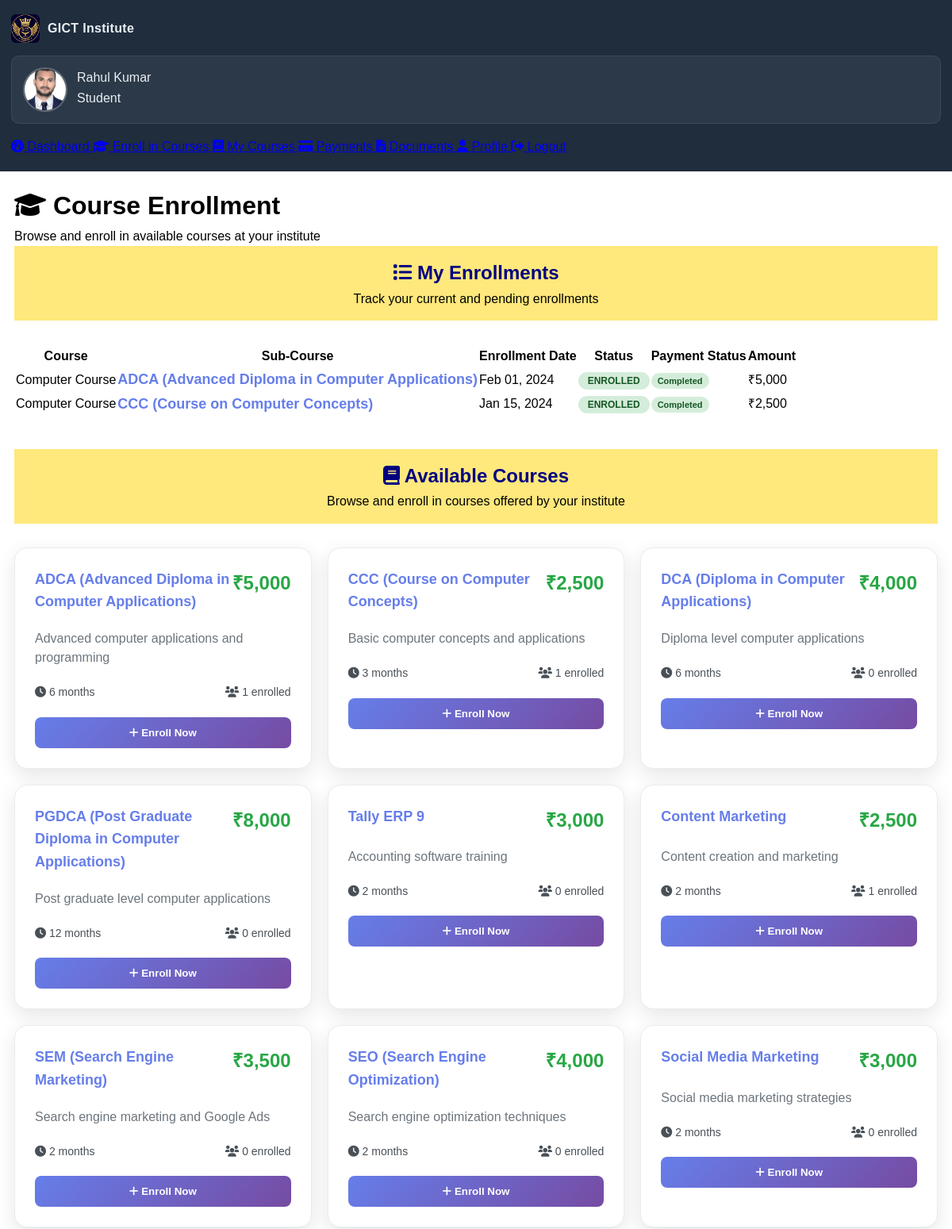
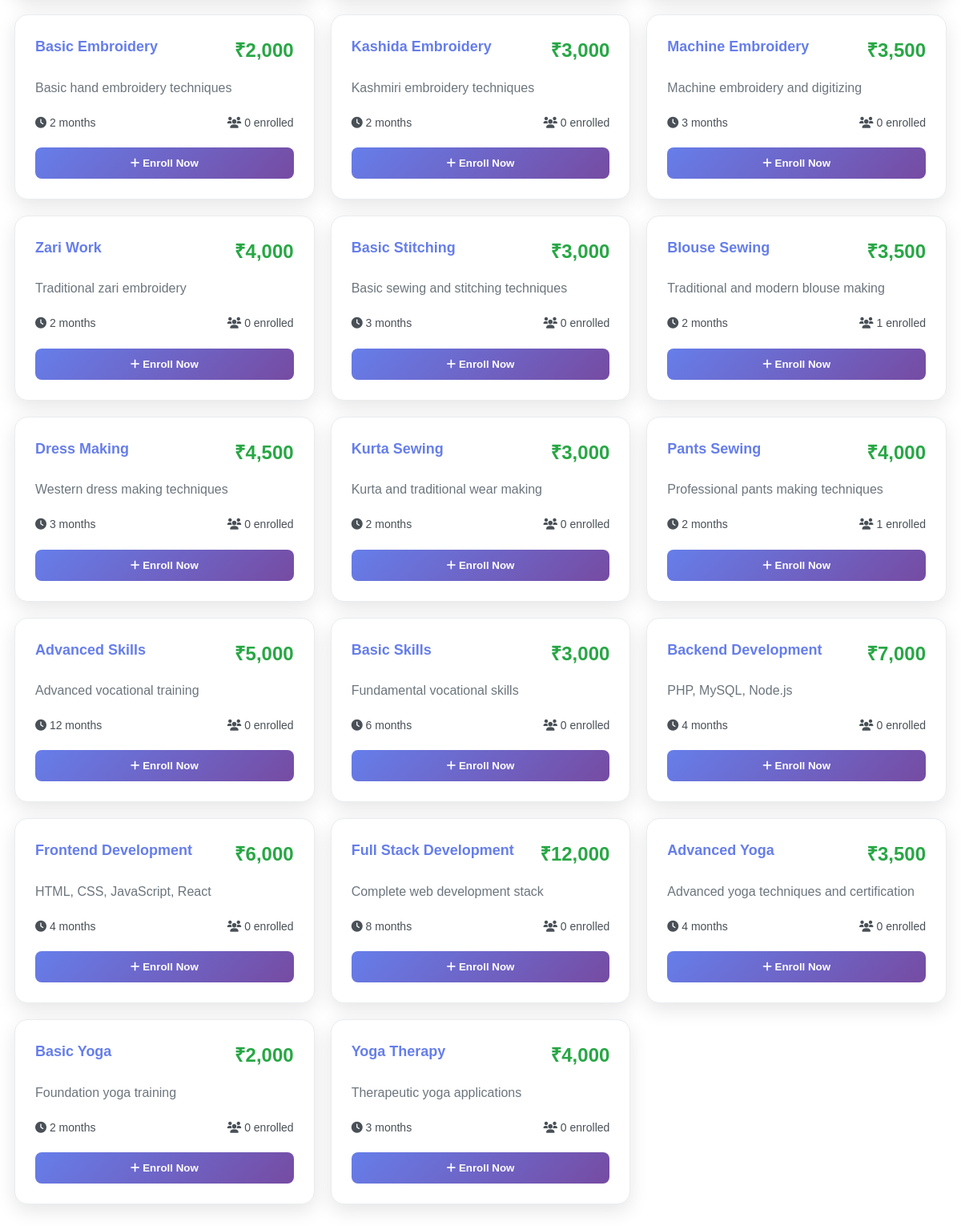
Page /student/enroll.php (signed in) on the committed database (2 pictures, top to bottom).
### tables this page shows
CREATE TABLE users (
    id INT AUTO_INCREMENT PRIMARY KEY,
    username VARCHAR(50) UNIQUE NOT NULL,
    password VARCHAR(255) NOT NULL,
    full_name VARCHAR(255) NOT NULL,
    email VARCHAR(255) NOT NULL,
    phone VARCHAR(20),
    address TEXT,
    profile_image VARCHAR(500),
    user_type_id INT NOT NULL,
    status ENUM('active', 'inactive') DEFAULT 'active',
    created_at TIMESTAMP DEFAULT CURRENT_TIMESTAMP,
    updated_at TIMESTAMP DEFAULT CURRENT_TIMESTAMP ON UPDATE CURRENT_TIMESTAMP,
    FOREIGN KEY (user_type_id) REFERENCES user_types(id) ON DELETE RESTRICT
);

CREATE TABLE student_enrollments (
    id INT AUTO_INCREMENT PRIMARY KEY,
    user_id INT NOT NULL,
    sub_course_id INT NOT NULL,
    enrollment_date DATE NOT NULL,
    completion_date DATE,
    status ENUM('pending', 'enrolled', 'completed', 'dropped', 'rejected') DEFAULT 'pending',
    created_at TIMESTAMP DEFAULT CURRENT_TIMESTAMP,
    updated_at TIMESTAMP DEFAULT CURRENT_TIMESTAMP ON UPDATE CURRENT_TIMESTAMP,
    FOREIGN KEY (user_id) REFERENCES users(id) ON DELETE CASCADE,
    FOREIGN KEY (sub_course_id) REFERENCES sub_courses(id) ON DELETE CASCADE
);

CREATE TABLE courses (
    id INT AUTO_INCREMENT PRIMARY KEY,
    category_id INT NOT NULL,
    name VARCHAR(255) NOT NULL,
    description TEXT,
    duration VARCHAR(100),
    status ENUM('active', 'inactive') DEFAULT 'active',
    created_at TIMESTAMP DEFAULT CURRENT_TIMESTAMP,
    updated_at TIMESTAMP DEFAULT CURRENT_TIMESTAMP ON UPDATE CURRENT_TIMESTAMP,
    FOREIGN KEY (category_id) REFERENCES course_categories(id) ON DELETE CASCADE
);

CREATE TABLE sub_courses (
    id INT AUTO_INCREMENT PRIMARY KEY,
    course_id INT NOT NULL,
    name VARCHAR(255) NOT NULL,
    description TEXT,
    fee DECIMAL(10,2) NOT NULL,
    duration VARCHAR(100),
    status ENUM('active', 'inactive') DEFAULT 'active',
    created_at TIMESTAMP DEFAULT CURRENT_TIMESTAMP,
    updated_at TIMESTAMP DEFAULT CURRENT_TIMESTAMP ON UPDATE CURRENT_TIMESTAMP,
    FOREIGN KEY (course_id) REFERENCES courses(id) ON DELETE CASCADE
);

CREATE TABLE payments (
    id INT AUTO_INCREMENT PRIMARY KEY,
    user_id INT NOT NULL,
    sub_course_id INT NOT NULL,
    amount DECIMAL(10,2) NOT NULL,
    payment_date DATE NOT NULL,
    payment_method VARCHAR(50),
    transaction_id VARCHAR(255),
    status ENUM('pending', 'completed', 'failed', 'refunded') DEFAULT 'pending',
    created_at TIMESTAMP DEFAULT CURRENT_TIMESTAMP,
    updated_at TIMESTAMP DEFAULT CURRENT_TIMESTAMP ON UPDATE CURRENT_TIMESTAMP,
    FOREIGN KEY (user_id) REFERENCES users(id) ON DELETE CASCADE,
    FOREIGN KEY (sub_course_id) REFERENCES sub_courses(id) ON DELETE CASCADE
);

### includes/session_manager.php (called while the page is built, shortened)
<?php
function isLoggedIn() {
    return isset($_SESSION['user_id']) && !empty($_SESSION['user_id']) && isset($_SESSION['user_type']);
}
?>

### auth.php (called while the page is built, shortened)
<?php
require_once 'includes/session_manager.php';
require_once 'config/database.php';
function getCurrentUser() {
    if (isLoggedIn()) {
        try {
            $sql = "SELECT u.id, u.username, u.full_name, u.email, u.phone, u.address, u.status, ut.name as user_type
                    FROM users u
                    JOIN user_types ut ON u.user_type_id = ut.id
                    WHERE u.id = ? AND u.status = 'active'";
            $user = getRow($sql, [$_SESSION['user_id']]);
            if ($user) {
                return [
                    'id' => $user['id'],
                    'username' => $user['username'],
                    'type' => $user['user_type'],
                    'full_name' => $user['full_name'],
                    'email' => $user['email'],
                    'phone' => $user['phone'],
                    'address' => $user['address'],
                    'status' => $user['status']
                ];
            }
        } catch (Exception $e) {
        }
        return null;
    }
    return null;
}
?>

### config/database.php (called while the page is built, shortened)
<?php
function getDBConnection() {
    try {
        $dsn = "mysql:host=" . DB_HOST . ";dbname=" . DB_NAME . ";charset=" . DB_CHARSET;
        $pdo = new PDO($dsn, DB_USER, DB_PASS);
        $pdo->setAttribute(PDO::ATTR_ERRMODE, PDO::ERRMODE_EXCEPTION);
        $pdo->setAttribute(PDO::ATTR_DEFAULT_FETCH_MODE, PDO::FETCH_ASSOC);
        return $pdo;
    } catch (PDOException $e) {
        error_log("Database connection failed: " . $e->getMessage());
        return false;
    }
}
function executeQuery($sql, $params = []) {
    $pdo = getDBConnection();
    try {
        $stmt = $pdo->prepare($sql);
        $stmt->execute($params);
        return $stmt;
    } catch (PDOException $e) {
        error_log("Query execution failed: " . $e->getMessage());
        return false;
    }
}
function getRow($sql, $params = []) {
    $stmt = executeQuery($sql, $params);
    if ($stmt) {
        return $stmt->fetch();
    }
    return false;
}
function getRows($sql, $params = []) {
    $stmt = executeQuery($sql, $params);
    if ($stmt) {
        return $stmt->fetchAll();
    }
    return [];
}
?>

### student/enroll.php (the view, shortened to what this page needs)
<?php
require_once '../auth.php';
$user = getCurrentUser();
$sub_courses = getRows("
    SELECT sc.*, c.name as course_name, cc.name as category_name,
           COUNT(DISTINCT se.user_id) as enrolled_students
    FROM sub_courses sc
    JOIN courses c ON sc.course_id = c.id
    JOIN course_categories cc ON c.category_id = cc.id
    LEFT JOIN student_enrollments se ON sc.id = se.sub_course_id AND se.status = 'enrolled'
    WHERE sc.status = 'active'
    GROUP BY sc.id, sc.name, sc.description, sc.fee, sc.duration, sc.status, c.name, cc.name
    ORDER BY c.name, sc.name
");
$my_enrollments = getRows("
    SELECT se.*, sc.name as sub_course_name, sc.fee, c.name as course_name, cc.name as category_name,
           p.status as payment_status, p.payment_method, p.amount
    FROM student_enrollments se
    JOIN sub_courses sc ON se.sub_course_id = sc.id
    JOIN courses c ON sc.course_id = c.id
    JOIN course_categories cc ON c.category_id = cc.id
    LEFT JOIN payments p ON se.user_id = p.user_id AND se.sub_course_id = p.sub_course_id
    WHERE se.user_id = ?
    ORDER BY se.enrollment_date DESC
", [$user['id']]);
?>
<!DOCTYPE html>
<html lang="en">
<head>
    <link rel="stylesheet" href="../assets/css/style.css">
    <link rel="stylesheet" href="../assets/css/admin-dashboard.css">
    <link rel="stylesheet" href="https://cdnjs.cloudflare.com/ajax/libs/font-awesome/6.0.0/css/all.min.css">
</head>
<body>
    <div class="admin-container">
        <aside class="admin-sidebar">
            <div class="admin-brand">
                <img src="../assets/images/logo.png" alt="GICT Logo">
                <span class="brand-title">GICT Institute</span>
            </div>
            <div class="profile-card-mini">
                <img src="<?php echo $user['profile_image'] ?? '../assets/images/default-avatar.png'; ?>" alt="Profile">
                <div>
                    <div class="user-name"><?php echo htmlspecialchars($user['full_name']); ?></div>
                    <div class="user-role">Student</div>
                </div>
            </div>
            <nav class="admin-nav">
                <a href="dashboard.php" class="nav-item">
                    <i class="fas fa-tachometer-alt"></i>
                    <span>Dashboard</span>
                </a>
                <a href="enroll.php" class="nav-item active">
                    <i class="fas fa-graduation-cap"></i>
                    <span>Enroll in Courses</span>
                </a>
                <a href="courses.php" class="nav-item">
                    <i class="fas fa-book"></i>
                    <span>My Courses</span>
                </a>
                <a href="payments.php" class="nav-item">
                    <i class="fas fa-credit-card"></i>
                    <span>Payments</span>
                </a>
                <a href="documents.php" class="nav-item">
                    <i class="fas fa-file-alt"></i>
                    <span>Documents</span>
                </a>
                <a href="profile.php" class="nav-item">
                    <i class="fas fa-user"></i>
                    <span>Profile</span>
                </a>
                <a href="../logout.php" class="nav-item">
                    <i class="fas fa-sign-out-alt"></i>
                    <span>Logout</span>
                </a>
            </nav>
        </aside>
        <main class="admin-content">
            <div class="page-header">
                <h1><i class="fas fa-graduation-cap"></i> Course Enrollment</h1>
                <p>Browse and enroll in available courses at your institute</p>
            </div>
            <div class="section-header">
                <h2><i class="fas fa-list"></i> My Enrollments</h2>
                <p>Track your current and pending enrollments</p>
            </div>
            <?php if (empty($my_enrollments)): ?>
                <div class="empty-state">
                    <i class="fas fa-graduation-cap"></i>
                    <h3>No Enrollments Yet</h3>
                    <p>You haven't enrolled in any courses yet. Browse the available courses below to get started.</p>
                </div>
            <?php else: ?>
                <div class="courses-table">
                    <div class="table-container">
                        <table>
                            <thead>
                                <tr>
                                    <th>Course</th>
                                    <th>Sub-Course</th>
                                    <th>Enrollment Date</th>
                                    <th>Status</th>
                                    <th>Payment Status</th>
                                    <th>Amount</th>
                                </tr>
                            </thead>
                            <tbody>
                                <?php foreach ($my_enrollments as $enrollment): ?>
                                    <tr>
                                        <td><?php echo htmlspecialchars($enrollment['course_name']); ?></td>
                                        <td class="course-name"><?php echo htmlspecialchars($enrollment['sub_course_name']); ?></td>
                                        <td><?php echo date('M d, Y', strtotime($enrollment['enrollment_date'])); ?></td>
                                        <td>
                                            <span class="enrollment-status status-<?php echo $enrollment['status']; ?>">
                                                <?php echo ucfirst($enrollment['status']); ?>
                                            </span>
                                        </td>
                                        <td>
                                            <span class="payment-status payment-<?php echo $enrollment['payment_status'] ?? 'pending'; ?>">
                                                <?php echo ucfirst($enrollment['payment_status'] ?? 'pending'); ?>
                                            </span>
                                        </td>
                                        <td>₹<?php echo number_format($enrollment['amount'] ?? $enrollment['fee']); ?></td>
                                    </tr>
                                <?php endforeach; ?>
                            </tbody>
                        </table>
                    </div>
                </div>
            <?php endif; ?>
            <div class="section-header" style="margin-top: 40px;">
                <h2><i class="fas fa-book"></i> Available Courses</h2>
                <p>Browse and enroll in courses offered by your institute</p>
            </div>
            <?php if (empty($sub_courses)): ?>
                <div class="empty-state">
                    <i class="fas fa-book"></i>
                    <h3>No Courses Available</h3>
                    <p>There are currently no courses available for enrollment. Please check back later.</p>
                </div>
            <?php else: ?>
                <div class="enrollment-grid">
                    <?php foreach ($sub_courses as $sub_course): ?>
                        <div class="course-card">
                            <div class="course-header">
                                <div>
                                    <div class="course-name"><?php echo htmlspecialchars($sub_course['name']); ?></div>
                                </div>
                                <div class="course-fee">₹<?php echo number_format($sub_course['fee']); ?></div>
                            </div>
                            <div class="course-description">
                                <?php echo htmlspecialchars($sub_course['description']); ?>
                            </div>
                            <div class="course-details">
                                <span><i class="fas fa-clock"></i> <?php echo htmlspecialchars($sub_course['duration']); ?></span>
                                <span><i class="fas fa-users"></i> <?php echo $sub_course['enrolled_students']; ?> enrolled</span>
                            </div>
                            <button class="enroll-btn" onclick="enrollInCourse(<?php echo $sub_course['id']; ?>, '<?php echo htmlspecialchars($sub_course['name']); ?>', <?php echo $sub_course['fee']; ?>)">
                                <i class="fas fa-plus"></i> Enroll Now
                            </button>
                        </div>
                    <?php endforeach; ?>
                </div>
            <?php endif; ?>
        </main>
    </div>
</body>
</html>

### rows in the picture
users: full_name "Rahul Kumar"
student_enrollments: courses.name "Computer Course", sub_course.name "ADCA (Advanced Diploma in Computer Applications)", enrollment_date "Feb 01, 2024", status "ENROLLED", payments.status "Completed", payments.amount "5,000"
student_enrollments: courses.name "Computer Course", sub_course.name "CCC (Course on Computer Concepts)", enrollment_date "Jan 15, 2024", status "ENROLLED", payments.status "Completed", payments.amount "2,500"
sub_courses: name "ADCA (Advanced Diploma in Computer Applications)", fee "5,000", description "Advanced computer applications and programming", duration "6 months", enrolled_students "1"
sub_courses: name "CCC (Course on Computer Concepts)", fee "2,500", description "Basic computer concepts and applications", duration "3 months", enrolled_students "1"
sub_courses: name "DCA (Diploma in Computer Applications)", fee "4,000", description "Diploma level computer applications", duration "6 months", enrolled_students "0"
sub_courses: name "PGDCA (Post Graduate Diploma in Computer Applications)", fee "8,000", description "Post graduate level computer applications", duration "12 months", enrolled_students "0"
sub_courses: name "Tally ERP 9", fee "3,000", description "Accounting software training", duration "2 months", enrolled_students "0"
sub_courses: name "Content Marketing", fee "2,500", description "Content creation and marketing", duration "2 months", enrolled_students "1"
sub_courses: name "SEM (Search Engine Marketing)", fee "3,500", description "Search engine marketing and Google Ads", duration "2 months", enrolled_students "0"
sub_courses: name "SEO (Search Engine Optimization)", fee "4,000", description "Search engine optimization techniques", duration "2 months", enrolled_students "0"
sub_courses: name "Social Media Marketing", fee "3,000", description "Social media marketing strategies", duration "2 months", enrolled_students "0"
sub_courses: name "Basic Embroidery", fee "2,000", description "Basic hand embroidery techniques", duration "2 months", enrolled_students "0"
sub_courses: name "Kashida Embroidery", fee "3,000", description "Kashmiri embroidery techniques", duration "2 months", enrolled_students "0"
sub_courses: name "Machine Embroidery", fee "3,500", description "Machine embroidery and digitizing", duration "3 months", enrolled_students "0"
sub_courses: name "Zari Work", fee "4,000", description "Traditional zari embroidery", duration "2 months", enrolled_students "0"
sub_courses: name "Basic Stitching", fee "3,000", description "Basic sewing and stitching techniques", duration "3 months", enrolled_students "0"
sub_courses: name "Blouse Sewing", fee "3,500", description "Traditional and modern blouse making", duration "2 months", enrolled_students "1"
sub_courses: name "Dress Making", fee "4,500", description "Western dress making techniques", duration "3 months", enrolled_students "0"
sub_courses: name "Kurta Sewing", fee "3,000", description "Kurta and traditional wear making", duration "2 months", enrolled_students "0"
sub_courses: name "Pants Sewing", fee "4,000", description "Professional pants making techniques", duration "2 months", enrolled_students "1"
sub_courses: name "Advanced Skills", fee "5,000", description "Advanced vocational training", duration "12 months", enrolled_students "0"
sub_courses: name "Basic Skills", fee "3,000", description "Fundamental vocational skills", duration "6 months", enrolled_students "0"
sub_courses: name "Backend Development", fee "7,000", description "PHP, MySQL, Node.js", duration "4 months", enrolled_students "0"
sub_courses: name "Frontend Development", fee "6,000", description "HTML, CSS, JavaScript, React", duration "4 months", enrolled_students "0"
sub_courses: name "Full Stack Development", fee "12,000", description "Complete web development stack", duration "8 months", enrolled_students "0"
sub_courses: name "Advanced Yoga", fee "3,500", description "Advanced yoga techniques and certification", duration "4 months", enrolled_students "0"
sub_courses: name "Basic Yoga", fee "2,000", description "Foundation yoga training", duration "2 months", enrolled_students "0"
sub_courses: name "Yoga Therapy", fee "4,000", description "Therapeutic yoga applications", duration "3 months", enrolled_students "0"
